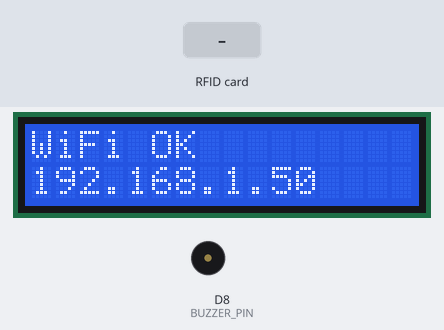
Recording of a sketch running on a simulated ESP8266 (NodeMCU). Parts: 16×2 character LCD, buzzer (waves = sounding). The inputs (shaded band) are chosen by the test bench. WiFi joins after 1.5 s; servers stay silent unless stated; uploads are accepted with an empty reply; what the sketch prints to the serial monitor is not drawn.

Above: at 1.9 s.
At 4.5 s:
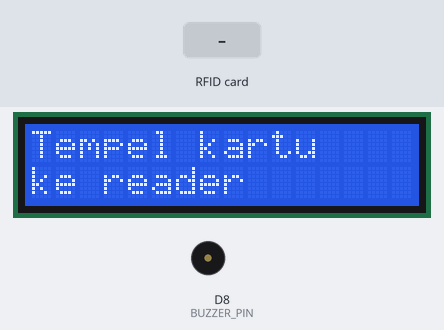
4.6 s: RFID card 12 34 56 78 held to the reader
At 6.1 s:
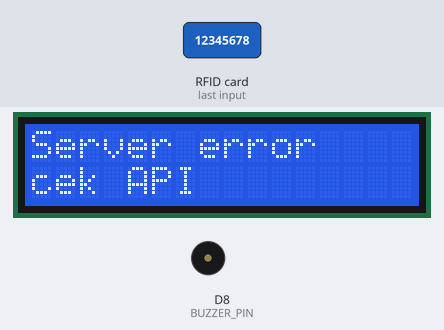
7.6 s: RFID card 5E 7A 19 C4 held to the reader
At 8.4 s:
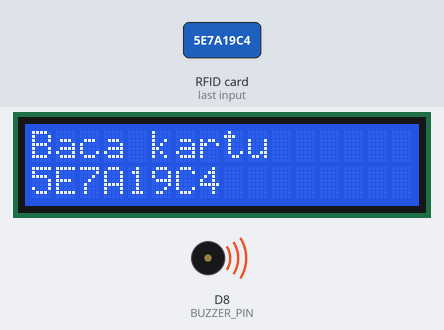
Timing chart, 0 to 10.6 s (numbered marks = the images above; inputs shaded):
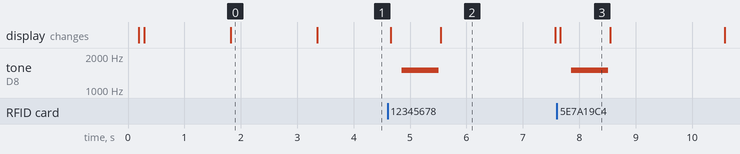

The sketch:

esp8266_rfid_absensi.ino
```cpp
#include <ESP8266WiFi.h>
#include <ESP8266HTTPClient.h>
#include <Wire.h>
#include <SPI.h>
#define MFRC522_SPICLOCK (1000000u  )
#include <MFRC522.h>
#include <LiquidCrystal_I2C.h>

const char* WIFI_SSID = "iPhone";
const char* WIFI_PASSWORD = "12345678";
const char* API_URL = "http://172.20.10.2/absensi/index.php/api/absen";

constexpr uint8_t RFID_SS_PIN = D4;
constexpr uint8_t RFID_RST_PIN = D0;
constexpr uint8_t LCD_SDA_PIN = D2;
constexpr uint8_t LCD_SCL_PIN = D1;
constexpr uint8_t BUZZER_PIN = D8;
constexpr bool BUZZER_PASSIVE = true;
constexpr bool BUZZER_ACTIVE_HIGH = true;

constexpr unsigned long DUPLICATE_SCAN_WINDOW_MS = 3000;
constexpr unsigned long LCD_RESULT_HOLD_MS = 2000;
constexpr unsigned long RFID_IDLE_REINIT_MS = 30000;
constexpr uint8_t LCD_COLUMNS = 16;
constexpr uint8_t LCD_ROWS = 2;

LiquidCrystal_I2C lcd(0x27, LCD_COLUMNS, LCD_ROWS);
MFRC522 rfid(RFID_SS_PIN, RFID_RST_PIN);

String lastUid = "";
unsigned long lastScanAt = 0;
unsigned long lastRfidOkAt = 0;

void buzzerWrite(bool on)
{
  digitalWrite(BUZZER_PIN, (BUZZER_ACTIVE_HIGH ? on : !on) ? HIGH : LOW);
}

void buzzerStop()
{
  if (BUZZER_PASSIVE) {
    noTone(BUZZER_PIN);
    digitalWrite(BUZZER_PIN, LOW);
    return;
  }

  buzzerWrite(false);
}

void buzzerBeep(unsigned int onMs, unsigned int offMs = 0, uint8_t repeat = 1, unsigned int frequency = 2000)
{
  for (uint8_t i = 0; i < repeat; i++) {
    if (BUZZER_PASSIVE) {
      tone(BUZZER_PIN, frequency);
    } else {
      buzzerWrite(true);
    }

    delay(onMs);
    buzzerStop();

    if (i + 1 < repeat && offMs > 0) {
      delay(offMs);
    }
  }
}

void buzzSuccess()
{
  buzzerBeep(140, 40, 2, 3200);
}

void buzzInvalid()
{
  buzzerBeep(450, 0, 1, 1800);
}

void buzzAlready()
{
  buzzerBeep(100, 70, 2, 2800);
}

void buzzError()
{
  buzzerBeep(650, 0, 1, 1500);
}

String fitToLcd(const String& text)
{
  String output = text.substring(0, LCD_COLUMNS);

  while (output.length() < LCD_COLUMNS) {
    output += " ";
  }

  return output;
}

String simplifyForLcd(const String& text)
{
  if (text == "Presensi berhasil") return "Tepat Waktu!";
  if (text == "Sudah presensi") return "Sudah Presensi";
  if (text == "Belum terdaftar") return "Belum daftar";
  if (text == "Anda terlambat") return "Terlambat!";
  if (text == "WiFi terhubung") return "WiFi OK";
  if (text == "Membaca kartu") return "Baca kartu";
  if (text == "Menghubungkan") return "Hubung WiFi";
  return text;
}

void renderMessage(const String& line1, const String& line2 = "")
{
  lcd.clear();
  lcd.setCursor(0, 0);
  lcd.print(fitToLcd(line1));
  lcd.setCursor(0, 1);
  lcd.print(fitToLcd(line2));
}

void showMessage(const String& line1, const String& line2 = "")
{
  String safeLine1 = simplifyForLcd(line1);
  String safeLine2 = simplifyForLcd(line2);

  renderMessage(safeLine1, safeLine2);

  bool line1Long = safeLine1.length() > LCD_COLUMNS;
  bool line2Long = safeLine2.length() > LCD_COLUMNS;

  if (!line1Long && !line2Long) {
    return;
  }

  delay(1200);

  if (line1Long) {
    renderMessage(safeLine1.substring(LCD_COLUMNS), safeLine2);
  } else {
    renderMessage(safeLine1, safeLine2.substring(LCD_COLUMNS));
  }
}

String extractJsonValue(const String& source, const String& key)
{
  const String pattern = "\"" + key + "\":\"";
  int start = source.indexOf(pattern);
  if (start < 0) {
    return "";
  }

  start += pattern.length();
  int end = source.indexOf('"', start);
  if (end < 0) {
    return "";
  }

  return source.substring(start, end);
}

String readUid()
{
  String uid = "";

  for (byte i = 0; i < rfid.uid.size; i++) {
    if (rfid.uid.uidByte[i] < 0x10) {
      uid += "0";
    }
    uid += String(rfid.uid.uidByte[i], HEX);
  }

  uid.toUpperCase();
  return uid;
}

void reinitRfid(const char* reason)
{
  Serial.print("RFID reinit: ");
  Serial.println(reason);
  rfid.PCD_Reset();
  delay(50);
  rfid.PCD_Init();
  delay(4);
  lastRfidOkAt = millis();
}

bool connectWifi()
{
  WiFi.mode(WIFI_STA);
  WiFi.begin(WIFI_SSID, WIFI_PASSWORD);

  showMessage("Hubung WiFi", "Mohon tunggu");

  unsigned long startedAt = millis();
  while (WiFi.status() != WL_CONNECTED) {
    delay(500);
    Serial.print(".");

    if (millis() - startedAt > 20000) {
      Serial.println();
      Serial.println("WiFi gagal: timeout 20 detik");
      Serial.print("WiFi.status(): ");
      Serial.println(WiFi.status());
      showMessage("WiFi gagal", "cek SSID/pass");
      return false;
    }
  }

  Serial.println();
  Serial.print("WiFi OK. IP ESP8266: ");
  Serial.println(WiFi.localIP());
  showMessage("WiFi OK", WiFi.localIP().toString());
  delay(1500);
  return true;
}

bool ensureWifi()
{
  if (WiFi.status() == WL_CONNECTED) {
    return true;
  }

  return connectWifi();
}

void postUidToServer(const String& uid)
{
  if (!ensureWifi()) {
    buzzError();
    showMessage("Server gagal", "WiFi putus");
    delay(LCD_RESULT_HOLD_MS);
    return;
  }

  WiFiClient client;
  HTTPClient http;
  http.begin(client, API_URL);
  http.addHeader("Content-Type", "application/json");

  const String payload = "{\"uid\":\"" + uid + "\"}";

  Serial.print("POST UID: ");
  Serial.println(uid);

  int httpCode = http.POST(payload);
  String response = http.getString();

  Serial.print("HTTP code: ");
  Serial.println(httpCode);
  Serial.println(response);

  if (httpCode <= 0) {
    buzzError();
    showMessage("HTTP error", http.errorToString(httpCode));
    http.end();
    delay(LCD_RESULT_HOLD_MS);
    return;
  }

  String apiStatus = extractJsonValue(response, "status");
  String apiMessage = extractJsonValue(response, "message");
  String name = extractJsonValue(response, "nama");
  String line1 = extractJsonValue(response, "line1");
  String line2 = extractJsonValue(response, "line2");

  if (apiStatus == "success") {
    buzzSuccess();
    showMessage(line1.length() ? line1 : (name.length() ? name : uid),
                line2.length() ? line2 : (apiMessage.length() ? apiMessage : "Presensi OK"));
  } else if (apiStatus == "already") {
    buzzAlready();
    showMessage(line1.length() ? line1 : (name.length() ? name : uid),
                line2.length() ? line2 : "Sudah presensi");
  } else if (apiStatus == "invalid") {
    buzzInvalid();
    showMessage(line1.length() ? line1 : "Kartu invalid",
                line2.length() ? line2 : uid);
  } else {
    buzzError();
    showMessage("Server error", apiMessage.length() ? apiMessage : "cek API");
  }

  http.end();
  delay(LCD_RESULT_HOLD_MS);
}

void setup()
{
  Serial.begin(115200);
  delay(100);
  Serial.println();
  Serial.println("BOOT: setup mulai");

  pinMode(BUZZER_PIN, OUTPUT);
  buzzerStop();

  Wire.begin(LCD_SDA_PIN, LCD_SCL_PIN);
  Serial.println("BOOT: Wire.begin OK");
  lcd.init();
  Serial.println("BOOT: lcd.init OK");
  lcd.backlight();
  Serial.println("BOOT: lcd.backlight OK");
  showMessage("Booting...", "ESP8266 RFID");

  SPI.begin();
  Serial.println("BOOT: SPI.begin OK");
  rfid.PCD_Init();
  delay(4);
  Serial.println("BOOT: RFID init OK");
  lastRfidOkAt = millis();

  Serial.println("BOOT: mulai koneksi WiFi");
  if (connectWifi()) {
    Serial.println("Siap scan kartu RFID.");
    showMessage("Tempel kartu", "ke reader");
  } else {
    Serial.println("Board siap, tapi WiFi belum tersambung.");
    Serial.println("Cek hotspot 2.4GHz, SSID, password, dan IP server.");
    showMessage("WiFi belum OK", "scan tetap bisa");
  }
}

void loop()
{
  ensureWifi();

  if ((millis() - lastRfidOkAt) > RFID_IDLE_REINIT_MS) {
    reinitRfid("idle timeout");
  }

  if (!rfid.PICC_IsNewCardPresent()) {
    return;
  }

  lastRfidOkAt = millis();

  if (!rfid.PICC_ReadCardSerial()) {
    reinitRfid("read serial failed");
    return;
  }

  String uid = readUid();
  unsigned long now = millis();

  if (uid == lastUid && (now - lastScanAt) < DUPLICATE_SCAN_WINDOW_MS) {
    rfid.PICC_HaltA();
    rfid.PCD_StopCrypto1();
    return;
  }

  lastUid = uid;
  lastScanAt = now;

  showMessage("Baca kartu", uid);
  postUidToServer(uid);
  showMessage("Tempel kartu", "ke reader");

  rfid.PICC_HaltA();
  rfid.PCD_StopCrypto1();
}
```

Measured:
- after the input at 4.6 s, tone on D8 (BUZZER_PIN): silent → 1500 Hz after 0.26 s, → silent 0.65 s later; the display: first changes after 0.06 s (image 2 shows a later state)
- after the input at 7.6 s, tone on D8 (BUZZER_PIN): silent → 1500 Hz after 0.26 s, → silent 0.65 s later; the display: changes after 0.06 s (image 3)
- what the display in image 0 shows lasts 1.6 s, from 1.8 s to 3.4 s
- what the display in image 2 shows lasts 2.1 s, from 5.5 s to 7.6 s
- what the display in image 3 shows lasts 0.8 s, from 7.7 s to 8.5 s
